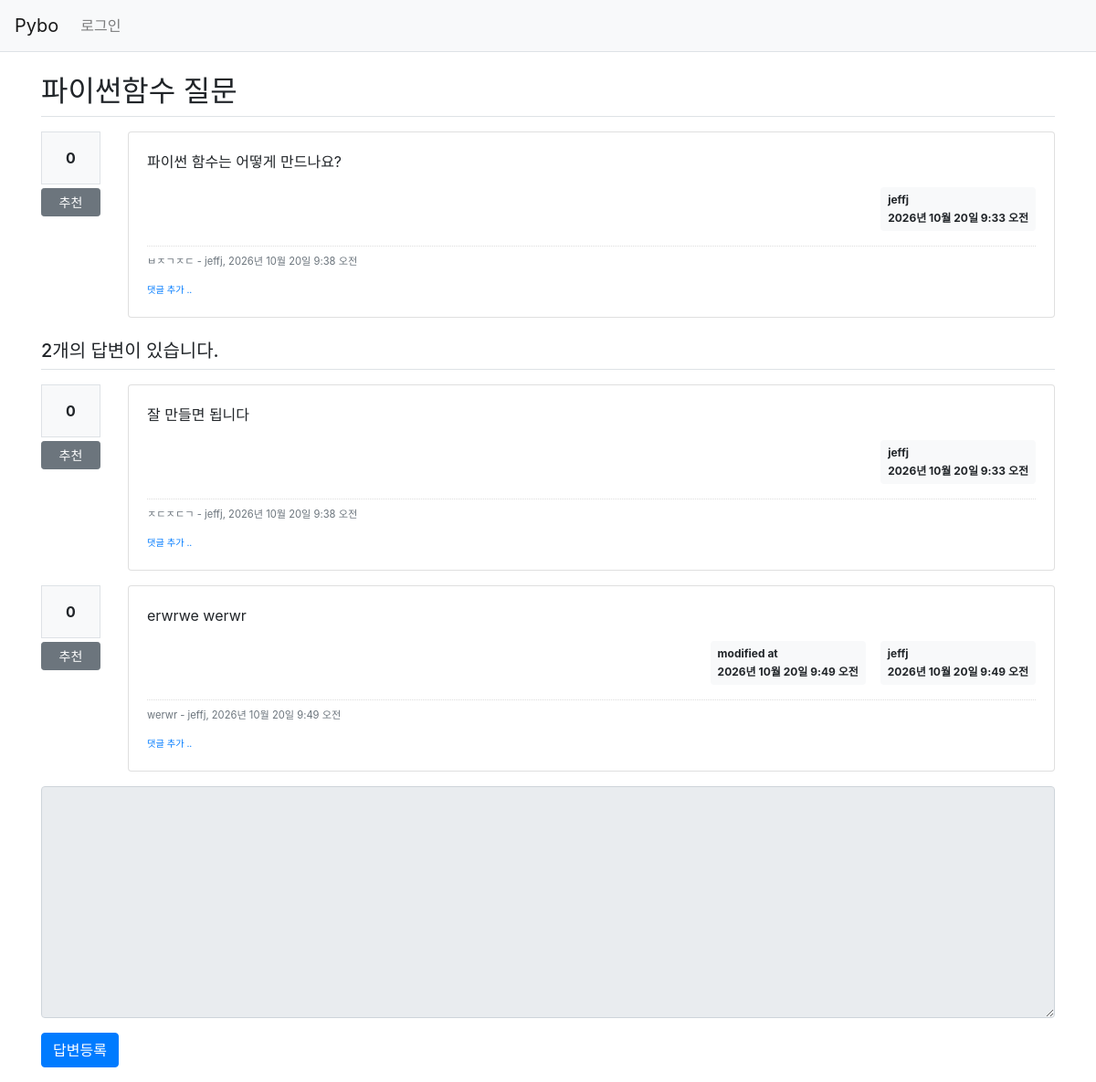
Page /pybo/306/ on the committed database.
### pybo/models.py (models this page shows, shortened)
class Question(models.Model):
    author = models.ForeignKey(User, on_delete=models.CASCADE, related_name='author_question')
    subject = models.CharField(max_length=200)
    content = models.TextField()
    create_date = models.DateTimeField()
    modify_date = models.DateTimeField(null=True, blank=True)
    voter = models.ManyToManyField(User, related_name='voter_question')

class Comment(models.Model):
    author = models.ForeignKey(User, on_delete=models.CASCADE)
    content = models.TextField()
    create_date = models.DateTimeField()
    modify_date = models.DateTimeField(null=True, blank=True)
    question = models.ForeignKey(Question, null=True, blank=True, on_delete=models.CASCADE)
    answer = models.ForeignKey(Answer, null=True, blank=True, on_delete=models.CASCADE)

class Answer(models.Model):
    author = models.ForeignKey(User, on_delete=models.CASCADE, related_name='author_answer')
    question = models.ForeignKey(Question, on_delete=models.CASCADE)
    content = models.TextField()
    create_date = models.DateTimeField()
    modify_date = models.DateTimeField(null=True, blank=True)
    voter = models.ManyToManyField(User, related_name='voter_answer')

### pybo/views/base_views.py (the view)
# urls.py: path('<int:question_id>/', base_views.detail, name='detail'),
def detail(request, question_id):
    question = get_object_or_404(Question, pk=question_id)
    context = {'question': question}
    return render(request, 'pybo/question_detail.html', context)

### pybo/templatetags/pybo_filter.py (called while the page is built)
@register.filter()
def mark(value):
    extensions = ["nl2br", "fenced_code"]
    return mark_safe(markdown.markdown(value, extensions=extensions))

### templates/pybo/question_detail.html (shortened to what this page needs)
{% extends 'base.html' %}
{% load pybo_filter %}
{% block content %}
<div class="container my-3">
    <h2 class="border-bottom py-2">{{ question.subject }}</h2>
    <div class="row my-3">
        <div class="col-1">
            <div class="bg-light text-center p-3 border font-weight-bolder mb-1">{{question.voter.count}}</div>
            <a href="#" data-uri="{% url 'pybo:vote_question' question.id  %}"
               class="recommend btn btn-sm btn-secondary btn-block my-1">추천</a>
        </div>
        <div class="col-11">
            <div class="card">
                <div class="card-body">
                    <div class="card-text">{{ question.content|mark }}</div>
                    <div class="d-flex justify-content-end">
                        <div class="badge badge-light p-2 text-left">
                            <div class="mb-2">{{ question.author.username }}</div>
                            <div>{{ question.create_date }}</div>
                        </div>
                    </div>
                    {% if question.comment_set.count > 0 %}
                    <div class="mt-3">
                    {% for comment in question.comment_set.all %}
                        <div class="comment py-2 text-muted">
                            <span style="white-space: pre-line;">{{ comment.content }}</span>
                            <span>
                                - {{ comment.author }}, {{ comment.create_date }}
                            </span>
                        </div>
                    {% endfor %}
                    </div>
                    {% endif %}
                    <div>
                        <a href="{% url 'pybo:comment_create_question' question.id  %}"
                           class="small"><small>댓글 추가 ..</small></a>
                    </div>
                </div>
            </div>
        </div>
    </div>
    <h5 class="border-bottom my-3 py-2">{{question.answer_set.count}}개의 답변이 있습니다.</h5>
    {% for answer in question.answer_set.all %}
    <div class="row my-3">
        <div class="col-1">
            <div class="bg-light text-center p-3 border font-weight-bolder mb-1">{{answer.voter.count}}</div>
            <a href="#" data-uri="{% url 'pybo:vote_answer' answer.id  %}"
                class="recommend btn btn-sm btn-secondary btn-block my-1">추천</a>
        </div>
        <div class="col-11">
            <div class="card">
                <div class="card-body">
                    <div class="card-text">{{ answer.content|mark }}</div>
                    <div class="d-flex justify-content-end">
                        {% if answer.modify_date %}
                        <div class="badge badge-light p-2 text-left mx-3">
                            <div class="mb-2">modified at</div>
                            <div>{{ answer.modify_date }}</div>
                        </div>
                        {% endif %}
                        <div class="badge badge-light p-2 text-left">
                            <div class="mb-2">{{ answer.author.username }}</div>
                            <div>{{ answer.create_date }}</div>
                        </div>
                    </div>
                    {% if answer.comment_set.count > 0 %}
                    <div class="mt-3">
                    {% for comment in answer.comment_set.all %}
                        <div class="comment py-2 text-muted">
                            <span style="white-space: pre-line;">{{ comment.content }}</span>
                            <span>
                                - {{ comment.author }}, {{ comment.create_date }}
                            </span>
                        </div>
                    {% endfor %}
                    </div>
                    {% endif %}
                    <div>
                        <a href="{% url 'pybo:comment_create_answer' answer.id  %}"
                           class="small"><small>댓글 추가 ..</small></a>
                    </div>
                </div>
            </div>
        </div>
    </div>
    {% endfor %}
    <form action="{% url 'pybo:answer_create' question.id %}" method="post" class="my-3">
        <div class="form-group">
            <textarea {% if not user.is_authenticated %}disabled{% endif %}
              name="content" id="content" class="form-control" rows="10"></textarea>
        </div>
        <input type="submit" value="답변등록" class="btn btn-primary">
    </form>
</div>
{% endblock %}

### static/style.css (style rules this page uses)
.comment { border-top:dotted 1px #ddd; font-size:0.7em; }

### rows in the picture
Question: subject "파이썬함수 질문", voter.count "0", content|mark "파이썬 함수는 어떻게 만드나요?", author.username "jeffj", create_date "2026년 10월 20일 9:33 오전", answer_set.count "2"
Comment: content "ㅂㅈㄱㅈㄷ", author "jeffj", create_date "2026년 10월 20일 9:38 오전"
Answer: voter.count "0", content|mark "잘 만들면 됩니다", author.username "jeffj", create_date "2026년 10월 20일 9:33 오전"
Comment: content "ㅈㄷㅈㄷㄱ", author "jeffj", create_date "2026년 10월 20일 9:38 오전"
Answer: voter.count "0", content|mark "erwrwe werwr", modify_date "2026년 10월 20일 9:49 오전", author.username "jeffj", create_date "2026년 10월 20일 9:49 오전"
Comment: content "werwr", author "jeffj", create_date "2026년 10월 20일 9:49 오전"
